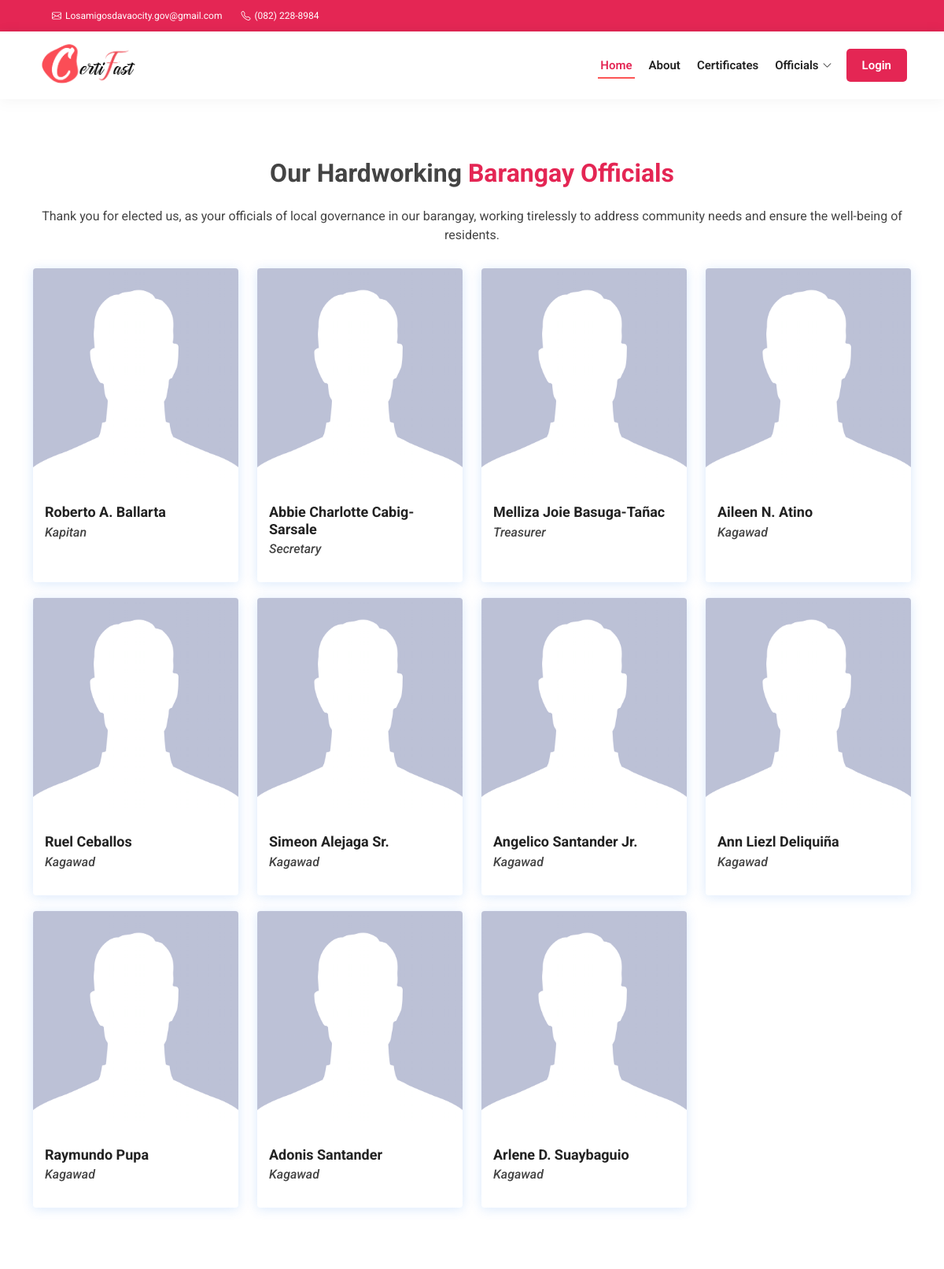
/barangay-officials.php (upper part), run on an earlier commit of the app's database.
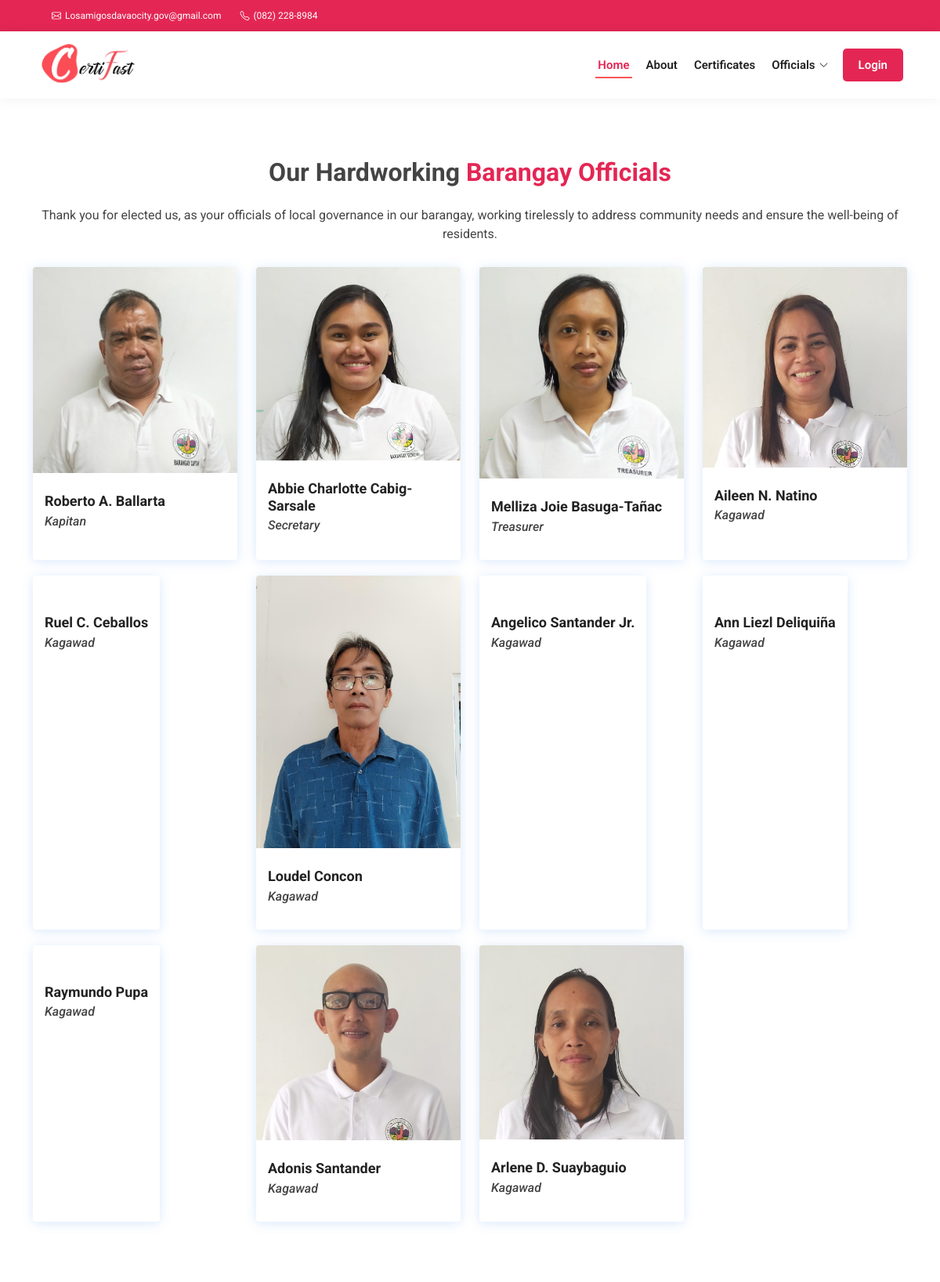
And on a later commit of the database.
### tables this page shows
CREATE TABLE `tblbrgy_info` (
  `id` int(11) NOT NULL AUTO_INCREMENT,
  `province_name` varchar(100) DEFAULT NULL,
  `town_name` varchar(100) DEFAULT NULL,
  `brgy_address` varchar(100) NOT NULL,
  `brgy_name` varchar(50) DEFAULT NULL,
  `contact_number` varchar(50) DEFAULT NULL,
  `brgy_email` varchar(50) DEFAULT NULL,
  `dashboardphoto` varchar(200) DEFAULT NULL,
  `city_logo` varchar(100) DEFAULT NULL,
  `brgy_logo` varchar(100) DEFAULT NULL,
  PRIMARY KEY (`id`)
);

CREATE TABLE `tblofficials` (
  `id` int(11) NOT NULL AUTO_INCREMENT,
  `picture` text DEFAULT NULL,
  `fullname` varchar(50) DEFAULT NULL,
  `position` varchar(50) DEFAULT NULL,
  `address` varchar(50) NOT NULL,
  `termstart` date DEFAULT NULL,
  `termend` date DEFAULT NULL,
  `status` varchar(20) DEFAULT NULL,
  PRIMARY KEY (`id`)
);

CREATE TABLE `tblposition` (
  `id` int(11) NOT NULL AUTO_INCREMENT,
  `position` varchar(50) DEFAULT NULL,
  PRIMARY KEY (`id`)
);

### barangay-officials.php (the view, shortened to what this page needs)
<?php
    include 'server/dbconnect.php';
    $query1 = "SELECT * FROM tblbrgy_info WHERE id='1'";
    $result1 = $conn->query($query1)->fetch_assoc();
    $query = "SELECT tblofficials.fullname, tblofficials.picture, tblposition.position FROM tblofficials JOIN tblposition ON tblofficials.position = tblposition.id WHERE tblposition.position IN ('Kapitan','Secretary','Treasurer','Kagawad') AND `status`='Active'";
    $result = $conn->query($query);
    $rows = array();
    while ($row = $result->fetch_assoc()) {
    $rows[] = $row;
    }
?>
<!DOCTYPE html>
<html lang="en">
<head>
  <link href="homepage/assets/vendor/aos/aos.css" rel="stylesheet">
  <link href="homepage/assets/vendor/bootstrap/css/bootstrap.min.css" rel="stylesheet">
  <link href="homepage/assets/vendor/bootstrap-icons/bootstrap-icons.css" rel="stylesheet">
  <link href="homepage/assets/vendor/boxicons/css/boxicons.min.css" rel="stylesheet">
  <link href="homepage/assets/vendor/glightbox/css/glightbox.min.css" rel="stylesheet">
  <link href="homepage/assets/vendor/swiper/swiper-bundle.min.css" rel="stylesheet">
  <link href="homepage/assets/css/style.css" rel="stylesheet">
</head>
<body>
  <section id="topbar" class="d-flex align-items-center">
    <div class="container d-flex justify-content-center justify-content-md-between">
      <div class="contact-info d-flex align-items-center">
        <i class="bi bi-envelope d-flex align-items-center ms-4"><a href="mailto:losamigosdavaocity.gov@gmail.com"> <?= ucwords($result1['brgy_email']) ?></a></i>
        <i class="bi bi-telephone d-flex align-items-center ms-4"> <span><?= ucwords($result1['contact_number']) ?></span></i>
      </div>
    </div>
  </section>
  <header id="header" class="d-flex align-items-center">
    <div class="container d-flex align-items-center justify-content-between">
      <h1 class="logo"><a href="index.php"><img src="homepage/assets/img/title-logo.png" alt="title-logo"></a></h1>
      <nav id="navbar" class="navbar">
        <ul>
            <li><a class="nav-link scrollto active" href="index.php#hero">Home</a></li>
            <li><a class="nav-link scrollto" href="index.php#about">About</a></li>
            <li><a class="nav-link scrollto" href="index.php#services">Certificates</a></li>
            <li class="dropdown"><a href="#"><span>Officials</span> <i class="bi bi-chevron-down"></i></a>
          </li>
          <li><a href="login.php" class="btn-login"> Login</a></li>
        </ul>
      </nav>
    </div>
  </header>
  <main id="main" data-aos="fade-up">
    <section id="team" class="team section-bg">
      <div class="container" data-aos="fade-up">
        <div class="section-title">
          <h3>Our Hardworking <span>Barangay Officials</span></h3><br>
          <span>Thank you for elected us, as your officials of local governance in our barangay, working tirelessly to address community needs and ensure the well-being of residents.</span>
        </div>
        <div class="row">
          <?php foreach ($rows as $row): ?>
            <div class="col-lg-3 col-md-6 d-flex align-items-stretch" data-aos="fade-up" data-aos-delay="100">
              <div class="member">
                <div class="member-img">
                  <img src="assets/uploads/officials_profile/<?= $row['picture'] ?>" class="img-fluid" alt="">
                </div>
                <div class="member-info">
                  <h4><?= ucwords($row['fullname']) ?></h4>
                  <h6><i><?= ucwords($row['position']) ?></i></h6>
                </div>
              </div>
            </div>
            <?php endforeach ?>
        </div>
      </div>
    </section>
  </main>
</body>
</html>

### Homepage/assets/css/style.css (style rules this page uses)
body { font-family: "Roboto", sans-serif; color: #444444; }
a { color: #E42654; text-decoration: none; }
h1, h2, h3, h4, h5, h6 { font-family: "Roboto", sans-serif; }
#topbar { background: #E42654; height: 40px; font-size: 12px; transition: all 0.5s; color: #fff; padding: 0; }
#topbar .contact-info i { font-style: normal; color: #fff; }
#topbar .contact-info i a, #topbar .contact-info i span { padding-left: 5px; color: #fff; }
#topbar .contact-info i a { line-height: 0; transition: 0.3s; transition: 0.3s; }
#header { background: #fff; transition: all 0.5s; z-index: 997; height: 86px; box-shadow: 0px 2px 15px rgba(0, 0, 0, 0.1); }
#header .logo { font-size: 30px; margin: 0; padding: 10; line-height: 1; font-weight: 600; letter-spacing: 0.8px; font-family: "Poppins", sans-serif; }
#header .logo a { color: #222222; }
#header .logo img { max-height: 70px; }
.navbar { padding: 0; }
.navbar ul { margin: 0; display: inline-flex; list-style: none; align-items: center; position: relative; }
.navbar .btn-login { margin: 0; left: 0; position: relative; color: #fff; padding: 10px 20px 10px 20px; border-radius: 5px; background-color: #E42654; display: flex; }
.navbar>ul>li { white-space: nowrap; padding: 10px 5px 10px 10px; }
.navbar a, .navbar a:focus { display: flex; align-items: center; justify-content: space-between; padding: 0 3px; font-size: 15px; font-weight: 600; color: #222222; white-space: nowrap; transition: 0.3s; position: relative; }
.navbar a i, .navbar a:focus i { font-size: 12px; line-height: 0; margin-left: 5px; }
.navbar .nav-link:before { content: ""; position: absolute; width: 100%; height: 2px; bottom: -6px; left: 0; background-color: #fc5555; visibility: hidden; width: 0px; transition: all 0.3s ease-in-out 0s; }
.navbar a:hover:before, .navbar li:hover>a:before, .navbar .active:before { visibility: visible; width: 100%; }
.navbar a:hover, .navbar .active, .navbar .active:focus, .navbar li:hover>a { color: #E42654; }
section { padding: 60px 0; overflow: hidden; }
.section-bg { background-color: rgba(255, 255, 255, 0.6); }
.section-title { text-align: center; padding-bottom: 30px; }
.section-title h3 { margin: 15px 0 0 0; font-size: 32px; font-weight: 700; }
.section-title h3 span { color: #E42654; }
.team { padding: 60px 0; }
.team .member { margin-bottom: 20px; overflow: hidden; border-radius: 4px; background: #fff; box-shadow: 0px 2px 15px rgba(16, 110, 234, 0.15); }
.team .member .member-img { position: relative; overflow: hidden; }
.team .member .member-info { padding: 25px 15px; }
.team .member .member-info h4 { font-weight: 700; margin-bottom: 5px; font-size: 18px; color: #222222; }

What changed in the data, as far as the page shows it:
changed tblofficials "Roberto A. Ballarta": picture: a different picture
changed tblofficials "Abbie Charlotte Cabig-Sarsale": picture: a different picture
changed tblofficials "Melliza Joie Basuga-Tañac": picture: a different picture
changed tblofficials: picture: a different picture; fullname "Aileen N. Atino" → "Aileen N. Natino"
changed tblofficials: fullname "Ruel Ceballos" → "Ruel C. Ceballos"; picture: picture removed
changed tblofficials: picture: a different picture; fullname "Simeon Alejaga Sr." → "Loudel Concon"
changed tblofficials "Angelico Santander Jr.": picture: picture removed
changed tblofficials "Ann Liezl Deliquiña": picture: picture removed
changed tblofficials "Raymundo Pupa": picture: picture removed
changed tblofficials "Adonis Santander": picture: a different picture
changed tblofficials "Arlene D. Suaybaguio": picture: a different picture
